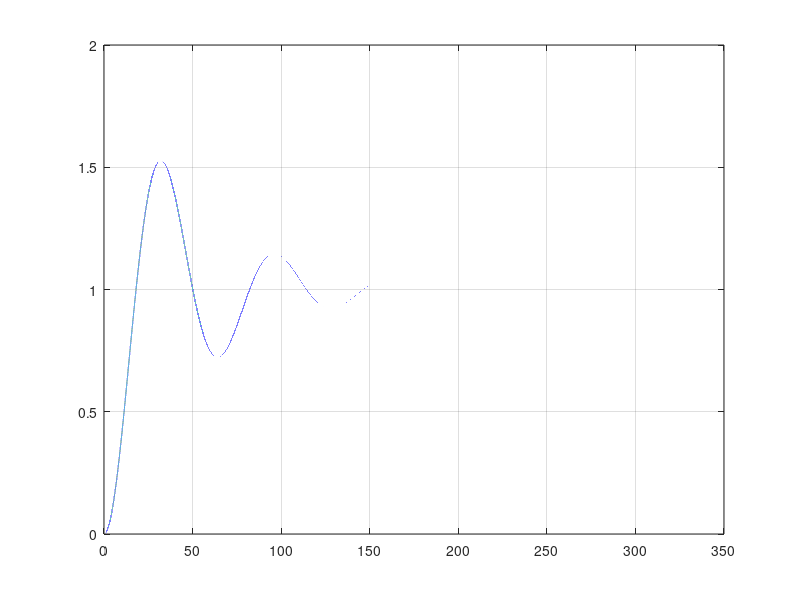
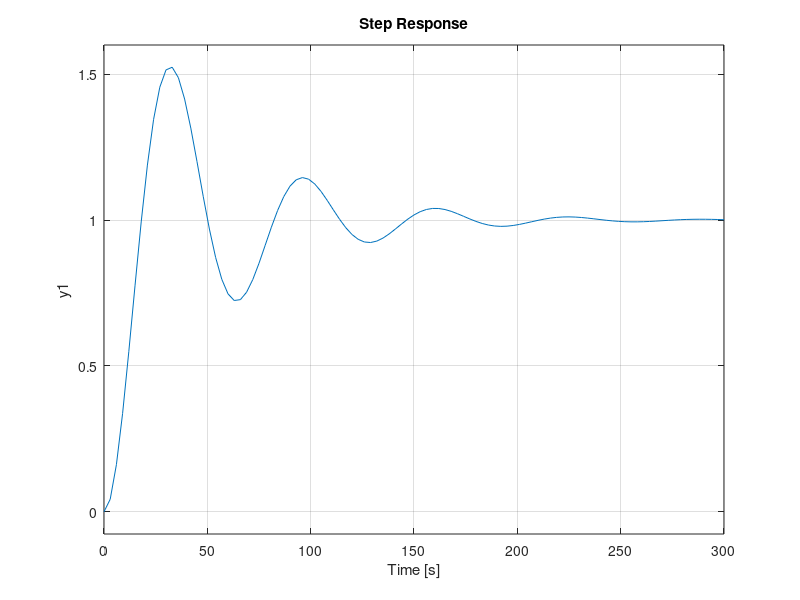

The MATLAB script that drew these images, in order: (Note: this script raises an error after producing the figures.)
clear all
close all
clc
wn = 0.1; %% natural frequency
z = 0.2; % damping coefficient in (0,1)
K = 1; % gain
tau = 1/(z*wn)
s = tf('s');
H = minreal( K/(1+2*z/wn*s+s^2/wn^2), 1e-3)
U = 1/s;
Y = H*U;
[n, d] = tfdata(Y,'v');
[r, p] = residue(n,d)

t = [0:1e-3: 7*tau];
% Given residues and poles, I compute y(t) "by hand":
y = 2*abs(r(1))*exp(real(p(1))*t).*cos( imag(p(1))*t+angle(r(1)))+1;

plot(t,y)
grid on

% fast way to plot the step response (input = step function with amplitude 1)
figure
step(H)


info = stepinfo(H,'RiseTimeLimits',[0,1]) 
%% pay ATTENTION to the parameters!
%% check >> help stepinfo 
%return 
%%%%%%%%%%%%%%%%%%%%%%
%% ADDITIONAL POLE
p = -1/tau %% p<0 % try faster poles, e.g., -10/tau, -100/tau
H_p = H*1/(1-s/p);
figure, step(H)
hold on, step(H_p)
legend('H', 'H + additional pole')

%% ADDITIONAL NEGATIVE ZERO
z = -wn % try -10*wn 
H_nz = H*(1-s/z);
figure, step(H)
hold on, step(H_nz)
legend('H', 'H + additional negative zero')

%% ADDITIONAL POSITIVE ZERO
z = 10*wn % try 10*wn 
H_pz = H*(1-s/z);
figure, step(H)
hold on, step(H_pz)
legend('H', 'H + additional positive zero')


